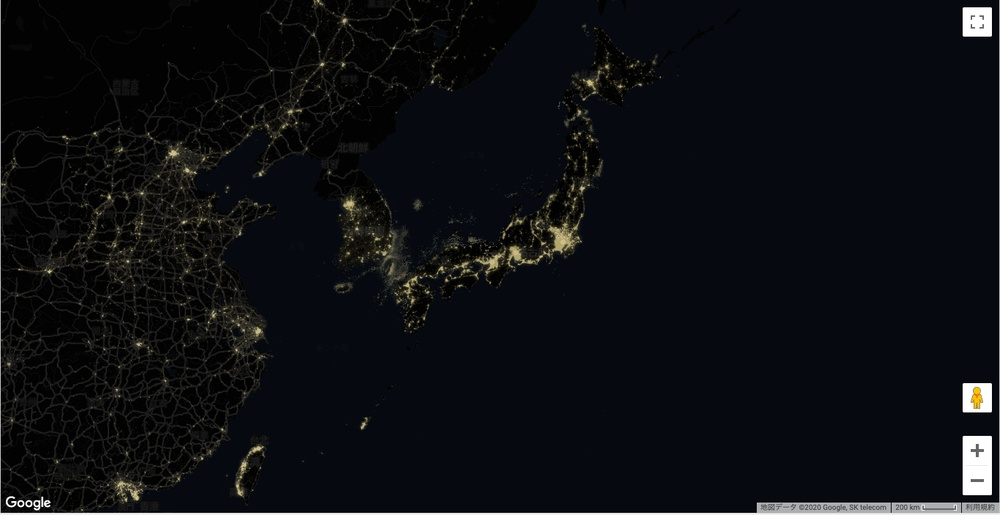
#> input picture night_image/1992.jpg, 1000 x 515 px, shrunk from 1365 x 703 before the run; its folder holds 4 pictures in this run
$ python test2_numpy_read_yamanaka.py
#> lines starting #> are read from the running program, lines starting #| are printed output that depends on the picture
# -*- coding: utf-8 -*-
# 画像処理に使用するモジュールをインポート
from PIL import Image
import numpy as np
import matplotlib.pyplot as plt
import glob


def plot_img(image1, image2):
    # 画像読み込む(グレースケール(白黒写真)として読み込み)
#> called with image1 = 'night_image/1992.jpg', image2 = 'night_image/1993.jpg'
    img1 = np.array(Image.open(image1).convert('L'))  # 変化前の画像
    img2 = np.array(Image.open(image2).convert('L'))  # 変化後の画像(ライトが消えた)
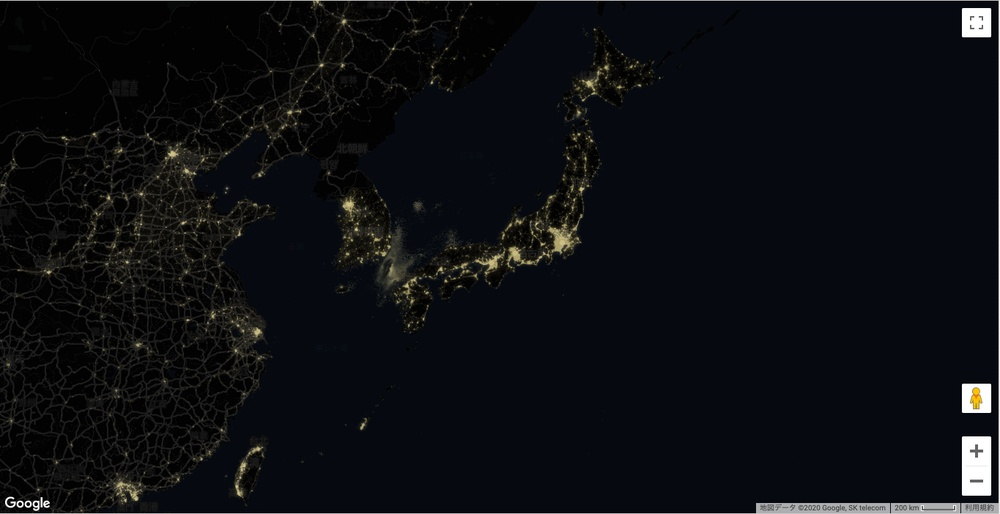
#> input picture night_image/1993.jpg, 1000 x 514 px, shrunk from 1365 x 702 before the run

    # plt.imshow(img1)
    # plt.imshow(img2)

    # plt.show()

    # 配列に格納された値の総和を算出
    arr_sum1 = img1.sum()  # 変化前
#> arr_sum1 = 7475673
    arr_sum2 = img2.sum()  # 変化後
#> arr_sum2 = 7338787

    # 配列を表示してみる
    # np.set_printoptions(threshold=np.inf) # 配列を省略せず表示するにはコメント外す。
    # print(arr_sum1)
    # print(arr_sum2)

    # ndarrayの形状（shape）をタプルで表したもの
    print(img1.shape)
#| (515, 1000)
    print(img2.shape)
#| (514, 1000)

    # 総和を表示
    print(arr_sum1)
#| 7475673
    print(arr_sum2)
#| 7338787

    # 差分を計算
    arr_difference = arr_sum1 - arr_sum2
#> arr_difference = 136886

    # 値がデカすぎるので調整
    arr_difference_param = arr_difference / 1000000000
#> arr_difference_param = 0.000137
    print(arr_difference)
#| 136886

    # ファイル出力保存
    img_gray1 = Image.fromarray(img1)
    img_gray1.save('sample1_gray.jpg')
    img_gray2 = Image.fromarray(img2)
    img_gray2.save('sample2_gray.jpg')

    # プロットしてみる
    plt.title("economy to light")
    plt.xlabel("light of difference")
    plt.ylabel("Economic impact ")

    x = [arr_difference_param]  # 夜間照明の差
#> x = [0.000137]
    y = [1.2]  # 経済影響(GDPとか)　※今回はテキトーに1.2%下がったとか

    # x = np.random.rand(100)
    # y = np.random.rand(100)

    plt.scatter(x, y)

    plt.savefig("plot_result.png")
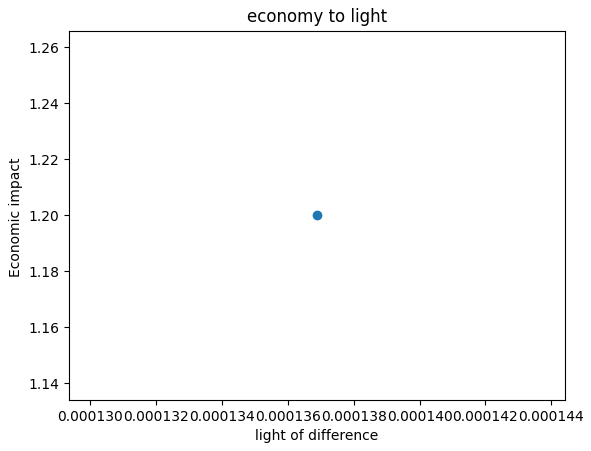
#> figure drawn by matplotlib, 1 panel
    # plt.show()

    '''いろんな夜間照明画像突っ込んでみてプロットしてみると相関関係見えるかーと思った'''


# 写真を設定
files = sorted(glob.glob('night_image/*'))

for i in range(len(files) - 1):
    night_img1 = files[i]
    night_img2 = files[i + 1]

    plot_img(night_img1, night_img2)
#> pass 2 of the loop `for i in range(len(files) - 1):`:
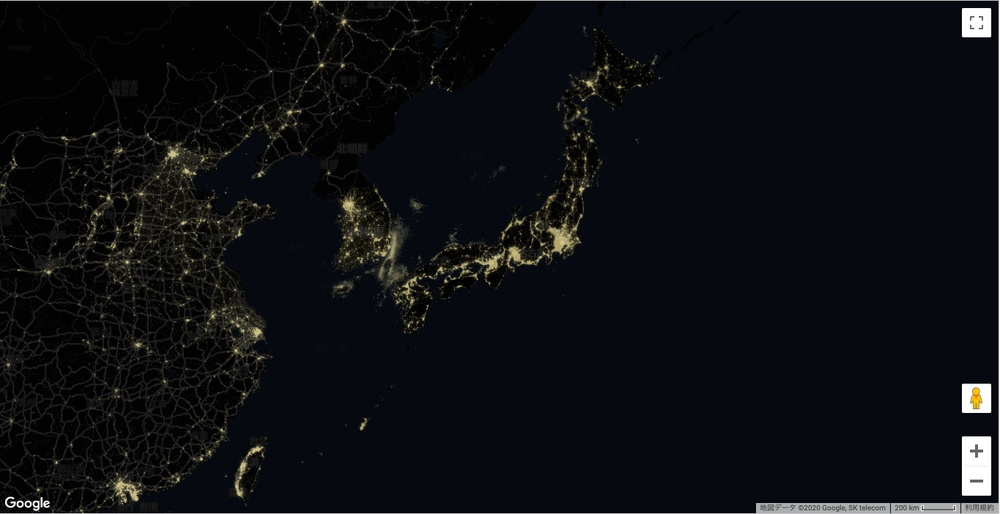
#> input picture night_image/1994.jpg, 1000 x 514 px, shrunk from 1365 x 702 before the run
#> arr_sum1 = 7338787
#> arr_sum2 = 7547316
#| (514, 1000)
#| (514, 1000)
#| 7338787
#| 7547316
#> arr_difference = 18446744073709343087
#> arr_difference_param = 1.84e+10
#| 18446744073709343087
#> x = [1.84e+10]
#> in plot_img (call 2), `plt.savefig("plot_result.png")`:
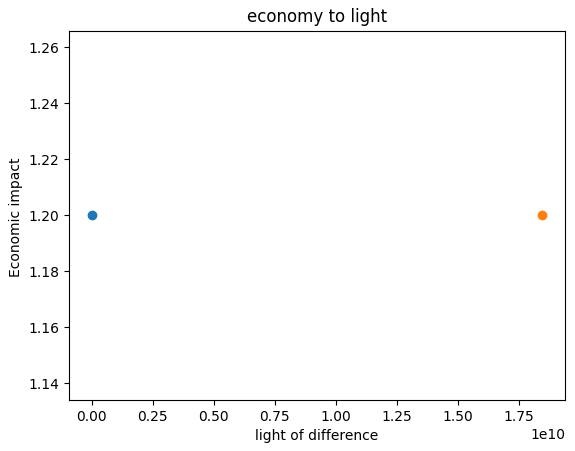
#> figure drawn by matplotlib, 1 panel
#> pass 3 of the loop `for i in range(len(files) - 1):`:
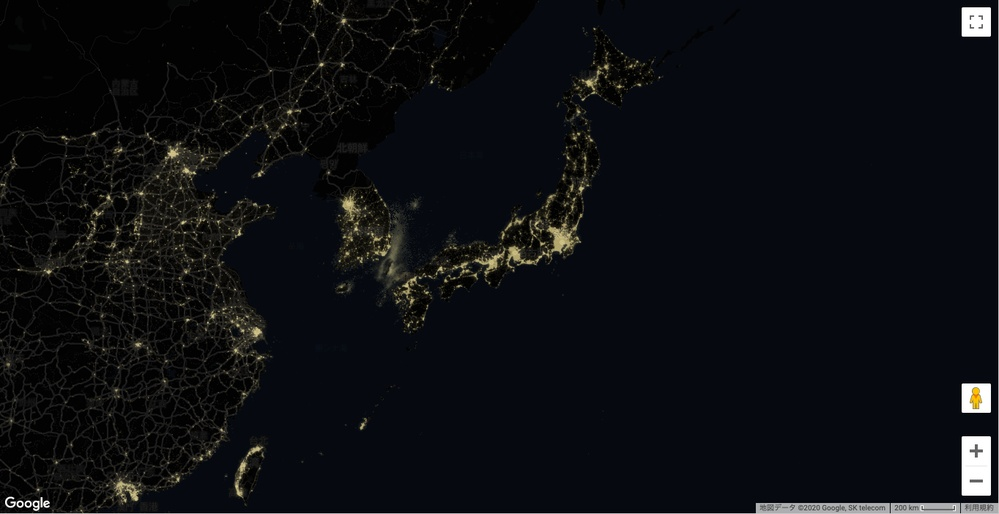
#> input picture night_image/1995.jpg, 999 x 514 px, shrunk from 1364 x 701 before the run
#> img2: shape (514, 999)
#> arr_sum1 = 7547316
#> arr_sum2 = 7392905
#| (514, 1000)
#| (514, 999)
#| 7547316
#| 7392905
#> arr_difference = 154411
#> arr_difference_param = 0.000154
#| 154411
#> x = [0.000154]
#> in plot_img (call 3), `plt.savefig("plot_result.png")`:
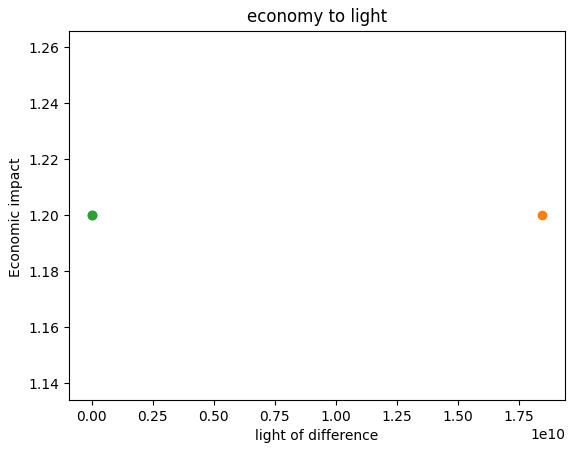
#> figure drawn by matplotlib, 1 panel
